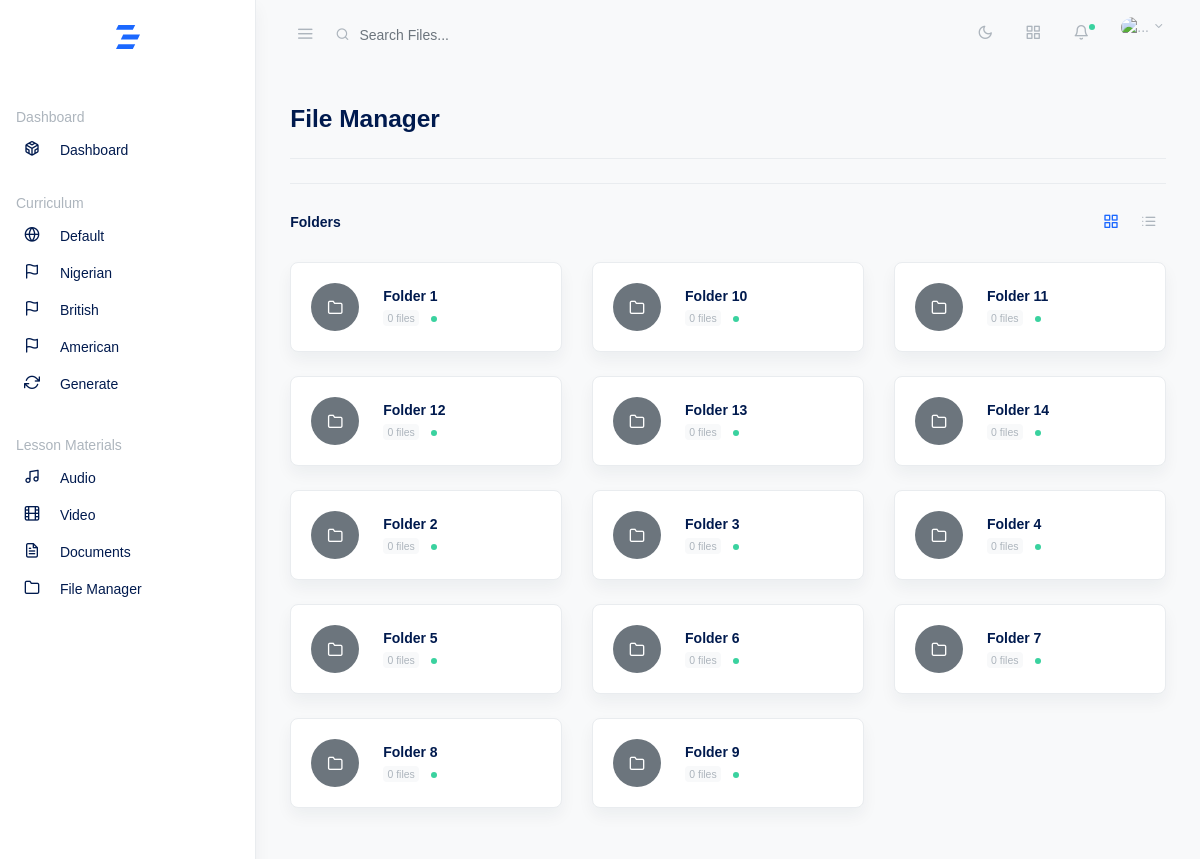
Page /curriculum/file-manager.php (signed in) on the committed database.
### tables this page shows
CREATE TABLE `folders` (
  `id` int NOT NULL,
  `name` varchar(100) NOT NULL,
  `added_by` varchar(100) NOT NULL,
  `status` varchar(50) NOT NULL,
  `permission` int NOT NULL,
  `files` int DEFAULT NULL,
  `date` datetime(6) NOT NULL DEFAULT CURRENT_TIMESTAMP(6)
);

### curriculum/file-manager.php (the view, shortened to what this page needs)
<?php require '../settings.php'; ?>
<!doctype html>
<html lang="en">
<head>
  <link rel="stylesheet" href="../css/simplebar.css">
  <link href="../overpass-font.css" rel="stylesheet">
  <link rel="stylesheet" href="../css/feather.css">
  <link rel="stylesheet" href="../css/daterangepicker.css">
  <link rel="stylesheet" href="../css/app-light.css" id="lightTheme">
  <link rel="stylesheet" href="../css/app-dark.css" id="darkTheme" disabled>
</head>
<body class="vertical  light  ">
  <div class="wrapper">
    <nav class="topnav navbar navbar-light">
      <button type="button" class="navbar-toggler text-muted mt-2 p-0 mr-3 collapseSidebar">
        <i class="fe fe-menu navbar-toggler-icon"></i>
      </button>
      <form class="form-inline mr-auto searchform text-muted">
        <input class="form-control mr-sm-2 bg-transparent border-0 pl-4 text-muted" type="search" placeholder="Search Files..." aria-label="Search">
      </form>
      <ul class="nav">
        <li class="nav-item">
          <a class="nav-link text-muted my-2" href="#" id="modeSwitcher" data-mode="light">
            <i class="fe fe-sun fe-16"></i>
          </a>
        </li>
        <li class="nav-item">
          <a class="nav-link text-muted my-2" href="./#" data-toggle="modal" data-target=".modal-shortcut">
            <span class="fe fe-grid fe-16"></span>
          </a>
        </li>
        <li class="nav-item nav-notif">
          <a class="nav-link text-muted my-2" href="./#" data-toggle="modal" data-target=".modal-notif">
            <span class="fe fe-bell fe-16"></span>
            <span class="dot dot-md bg-success"></span>
          </a>
        </li>
        <li class="nav-item dropdown">
          <a class="nav-link dropdown-toggle text-muted pr-0" href="#" id="navbarDropdownMenuLink" role="button" data-toggle="dropdown" aria-haspopup="true" aria-expanded="false">
            <span class="avatar avatar-sm mt-2">
              <img src="../assets/avatars/face-1.jpg" alt="..." class="avatar-img rounded-circle">
            </span>
          </a>
        </li>
      </ul>
    </nav>
    <aside class="sidebar-left border-right bg-white shadow" id="leftSidebar" data-simplebar>
      <nav class="vertnav navbar navbar-light">
        <div class="w-100 mb-4 d-flex">
          <a class="navbar-brand mx-auto mt-2 flex-fill text-center" href="./index.php">
          </a>
        </div>
        <p class="text-muted nav-heading mt-4 mb-1">
          <span>Dashboard</span>
        </p>
        <ul class="navbar-nav flex-fill w-100 mb-2">
          <li class="nav-item">
            <a class="nav-link" href="index.php">
              <i class="fe fe-codesandbox fe-16"></i>
              <span class="ml-3 item-text">Dashboard</span>
            </a>
          </li>
          <p class="text-muted nav-heading mt-4 mb-1">
            <span>Curriculum</span>
          </p>
          <ul class="navbar-nav flex-fill w-100 mb-2">
            <li class="nav-item">
              <a class="nav-link" href="index.php">
                <i class="fe fe-globe fe-16"></i>
                <span class="ml-3 item-text">Default</span>
              </a>
            </li>
            <li class="nav-item">
              <a class="nav-link" href="nigerian-curriculum.php">
                <i class="fe fe-flag fe-16"></i>
                <span class="ml-3 item-text">Nigerian</span>
              </a>
            </li>
            <li class="nav-item">
              <a class="nav-link" href="#">
                <i class="fe fe-flag fe-16"></i>
                <span class="ml-3 item-text">British</span>
              </a>
            </li>
            <li class="nav-item">
              <a class="nav-link" href="#">
                <i class="fe fe-flag fe-16"></i>
                <span class="ml-3 item-text">American</span>
              </a>
            </li>
            <li class="nav-item">
              <a class="nav-link" href="#">
                <i class="fe fe-refresh-cw fe-16"></i>
                <span class="ml-3 item-text">Generate</span>
              </a>
            </li>
          </ul>
          <p class="text-muted nav-heading mt-4 mb-1">
            <span>Lesson Materials</span>
          </p>
          <ul class="navbar-nav flex-fill w-100 mb-2">
            <li class="nav-item">
              <a class="nav-link" href="audio.php">
                <i class="fe fe-music fe-16"></i>
                <span class="ml-3 item-text">Audio</span>
              </a>
            </li>
            <li class="nav-item">
              <a class="nav-link" href="videos.php">
                <i class="fe fe-film fe-16"></i>
                <span class="ml-3 item-text">Video</span>
              </a>
            </li>
            <li class="nav-item">
              <a class="nav-link" href="documents.php">
                <i class="fe fe-file-text fe-16"></i>
                <span class="ml-3 item-text">Documents</span>
              </a>
            </li>
            <li class="nav-item">
              <a class="nav-link" href="file-manager.php">
                <i class="fe fe-folder fe-16"></i>
                <span class="ml-3 item-text">File Manager</span>
              </a>
            </li>
          </ul>
        </ul>
      </nav>
    </aside>
    <main role="main" class="main-content">
      <div class="container-fluid">
        <div class="row justify-content-center">
          <div class="col-md-12">
            <div class="row align-items-center my-3">
              <div class="col">
                <h3 class="page-title">File Manager</h3>
              </div>
            </div>
            <div class="file-container border-top">
              <hr class="my-4">
              <div class="row align-items-center mb-4">
                <div class="col">
                  <strong>Folders</strong>
                </div>
                <div class="col-auto">
                  <button type="button" class="btn btn-sm">
                    <i class="fe fe-16 fe-grid text-primary"></i>
                  </button>
                  <button type="button" class="btn btn-sm">
                    <i class="fe fe-16 fe-list text-muted"></i>
                  </button>
                </div>
              </div>
              <div class="row">
                <?php
                $query = "SELECT * FROM folders ORDER BY `folders`.`name` ASC";
                $stmt = $pdo->prepare($query);
                $stmt->execute();
                $folders = $stmt->fetchAll(PDO::FETCH_ASSOC);
                if (count($folders) === 0) {
                  echo '<p class="text-center">None added Yet!</p>';
                } else {
                  foreach ($folders as $index => $folder) : ?>
                    <div class="col-md-6 col-lg-4">
                      <div class="card shadow mb-4">
                        <div class="card-body file-list">
                          <div class="d-flex align-items-center">
                            <div class="circle circle-md bg-secondary">
                              <span class="fe fe-folder fe-16 text-white"></span>
                            </div>
                            <div class="flex-fill ml-4 fname">
                              <strong>
                                <?= $folder['name']; ?>
                              </strong><br />
                              <span class="badge badge-light text-muted">
                                <?php
                                $folderName = $folder['name'];
                                $query = "SELECT * FROM files WHERE folder = :folder";
                                $stmt = $pdo->prepare($query);
                                $stmt->execute(['folder' => $folderName]);
                                $folderCount = $stmt->rowCount();
                                echo $folderCount;
                                ?>
                                files
                              </span>
                              <?php
                              $label = ($folder['permission'] == 'public') ? '<i class="fe fe-users fe-12 ml-2 text-muted"></i>' : '<span class="dot dot-md bg-success ml-2"></span>';
                              echo $label;
                              ?>
                            </div>
                          </div>
                        </div>
                      </div>
                    </div>
                <?php endforeach;
                } ?>
              </div>
            </div>
          </div>
        </div>
      </div>
  </div>
</body>
</html>

### css/simplebar.css (style rules this page uses)
[data-simplebar] { position: relative; flex-direction: column; flex-wrap: wrap; justify-content: flex-start; align-content: flex-start; align-items: flex-start; }

### css/feather.css (style rules this page uses)
.fe { font-family: "feather" !important; speak: none; font-style: normal; font-weight: normal; font-variant: normal; text-transform: none; line-height: 1; -webkit-font-smoothing: antialiased; -moz-osx-font-smoothing: grayscale; }
.fe-16 { font-size: 16px; }
.fe-bell:before { content: ""; }
.fe-codesandbox:before { content: ""; }
.fe-file-text:before { content: ""; }
.fe-film:before { content: ""; }
.fe-flag:before { content: ""; }
.fe-folder:before { content: ""; }
.fe-globe:before { content: ""; }
.fe-grid:before { content: ""; }
.fe-list:before { content: ""; }
.fe-menu:before { content: ""; }
.fe-music:before { content: ""; }
.fe-refresh-cw:before { content: ""; }
.fe-sun:before { content: ""; }

### curriculum/file-manager.php (style rules this page uses)
.card { border-radius: 8px; }

### rows in the picture
folders: name "Folder 1", folderCount "0"
folders: name "Folder 10", folderCount "0"
folders: name "Folder 11", folderCount "0"
folders: name "Folder 12", folderCount "0"
folders: name "Folder 13", folderCount "0"
folders: name "Folder 14", folderCount "0"
folders: name "Folder 2", folderCount "0"
folders: name "Folder 3", folderCount "0"
folders: name "Folder 4", folderCount "0"
folders: name "Folder 5", folderCount "0"
folders: name "Folder 6", folderCount "0"
folders: name "Folder 7", folderCount "0"
folders: name "Folder 8", folderCount "0"
folders: name "Folder 9", folderCount "0"
